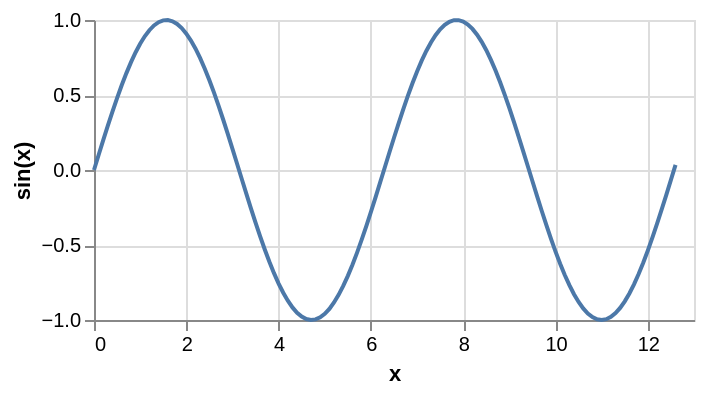

The Vega-Lite source for this figure:
### Vega specification from a JSON file in a GitHub repository (floating-point values rounded to 4 significant figures)
{"$schema": "https://vega.github.io/schema/vega/v5.json", "description": "Plots a function using a generated sequence.", "background": "white", "padding": 5, "width": 300, "height": 150, "style": "cell", "data": [{"name": "source_0", "transform": [{"type": "sequence", "start": 0, "stop": 12.7, "step": 0.1, "as": "x"}, {"type": "formula", "expr": "sin(datum.x)", "as": "sin(x)"}]}], "marks": [{"name": "marks", "type": "line", "style": ["line"], "sort": {"field": "datum[\"x\"]"}, "from": {"data": "source_0"}, "encode": {"update": {"stroke": {"value": "#4c78a8"}, "x": {"scale": "x", "field": "x"}, "y": {"scale": "y", "field": "sin(x)"}, "defined": {"signal": "isValid(datum[\"x\"]) && isFinite(+datum[\"x\"]) && isValid(datum[\"sin(x)\"]) && isFinite(+datum[\"sin(x)\"])"}}}}], "scales": [{"name": "x", "type": "linear", "domain": {"data": "source_0", "field": "x"}, "range": [0, {"signal": "width"}], "nice": true, "zero": false}, {"name": "y", "type": "linear", "domain": {"data": "source_0", "field": "sin(x)"}, "range": [{"signal": "height"}, 0], "nice": true, "zero": true}], "axes": [{"scale": "x", "orient": "bottom", "grid": true, "tickCount": {"signal": "ceil(width/40)"}, "domain": false, "labels": false, "maxExtent": 0, "minExtent": 0, "ticks": false, "zindex": 0}, {"scale": "y", "orient": "left", "grid": true, "tickCount": {"signal": "ceil(height/40)"}, "domain": false, "labels": false, "maxExtent": 0, "minExtent": 0, "ticks": false, "zindex": 0}, {"scale": "x", "orient": "bottom", "grid": false, "title": "x", "labelFlush": true, "labelOverlap": true, "tickCount": {"signal": "ceil(width/40)"}, "zindex": 0}, {"scale": "y", "orient": "left", "grid": false, "title": "sin(x)", "labelOverlap": true, "tickCount": {"signal": "ceil(height/40)"}, "zindex": 0}]}
